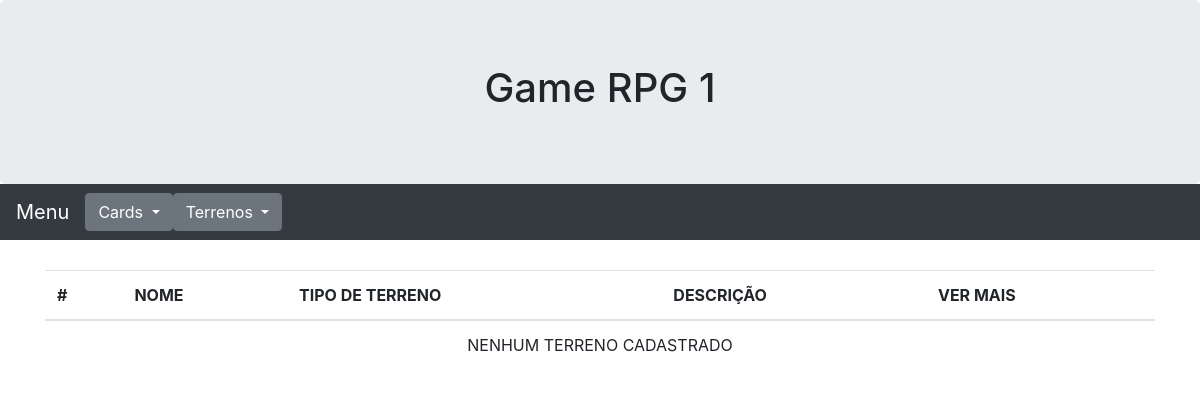
/terreno/list/, run on an earlier commit of the app's database.
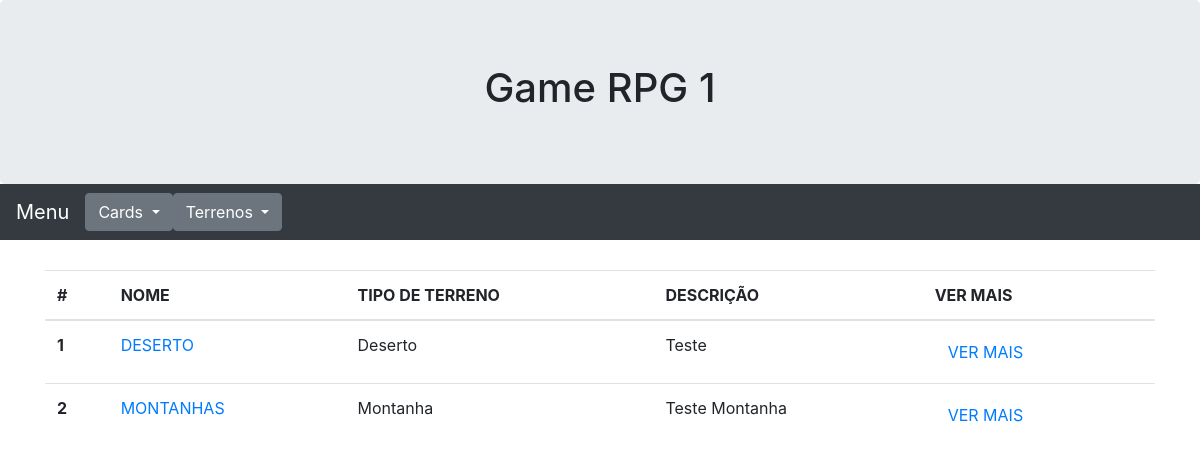
And on a later commit of the database.
### terreno/models.py (models this page shows, shortened)
class Terreno(models.Model):
    nome = models.CharField(verbose_name='NOME DO TERRENO', max_length=100)
    imagem = models.FileField(verbose_name='IMAGEM', upload_to='terreno')
    tipo_terreno = models.ForeignKey(TipoDoTerreno, on_delete=models.DO_NOTHING,verbose_name='TIPO DE TERRENO')
    descricao = models.TextField(verbose_name='DESCRICAO', max_length=1000)

class TipoDoTerreno(models.Model):
    nome = models.CharField(max_length=100)
    ataque_positivo = models.IntegerField(verbose_name='AUMENTO DE ATAQUE')
    defesa_positiva = models.IntegerField(verbose_name='AUMENTO DE DEFESA')
    ataque_negativo = models.IntegerField(verbose_name='REDUÇÃO DE ATAQUE')
    defesa_negativa = models.IntegerField(verbose_name='REDUÇÃO DE DEFESA')

### terreno/views.py (the view)
# urls.py: path('list/', listTerreno, name="list_terreno"),
def listTerreno(request):
    terreno = Terreno.objects.all()
    return render(request, '03_terreno/list.html', {'terrenos': terreno})

### www/templates/03_terreno/list.html (shortened to what this page needs)
{% extends '00_base/base.html' %}
{% block container %}
    <table class="table">
        <thead>
            <tr>
                <th scope="col">#</th>
                <th scope="col">NOME</th>
                <th scope="col">TIPO DE TERRENO</th>
                <th scope="col">DESCRIÇÃO</th>
                <th scope="col">VER MAIS</th>
            </tr>
        </thead>
        <tbody>
        {% for terreno in terrenos %}
            <tr>
                <th scope="row">{{ forloop.counter }}</th>
                <td>
                    <a href="{% url 'update_terreno' terreno.id %}">
                        {{ terreno.nome }}
                    </a>
                </td>
                <td>{{ terreno.tipo_terreno.nome }}</td>
                <td>{{ terreno.descricao }}</td>
                <td>
                    <a href="{% url 'view_terreno' terreno.id %}">
                        <button type="button" class="btn btn-link">VER MAIS</button>
                    </a>
                </td>
            </tr>
        {% empty %}
            <tr>
                <td colspan="5">
                    <div class="text-center">NENHUM TERRENO CADASTRADO</div>
                </td>
            </tr>
        {% endfor %}
        </tbody>
    </table>
{% endblock container %}

### www/templates/00_base/base.html (shortened to what this page needs)
<!DOCTYPE html>
<html lang="en">
<head>
    <link rel="stylesheet" href="https://cdn.jsdelivr.net/npm/bootstrap@4.6.2/dist/css/bootstrap.min.css">
</head>
<body>
<div class="jumbotron text-center" style="margin-bottom:0">
    <h1>Game RPG 1</h1>
</div>
<nav class="navbar navbar-expand-sm bg-dark navbar-dark">
    <a class="navbar-brand" href="#">Menu</a>
    <div class="collapse navbar-collapse" id="collapsibleNavbar">
        <ul class="navbar-nav">
            <li class="nav-item">
                <div class="dropdown">
                  <button class="btn btn-secondary dropdown-toggle" type="button" id="dropdownMenuButton" data-toggle="dropdown" aria-haspopup="true" aria-expanded="false">
                    Cards
                  </button>
                </div>
            </li>
            <li class="nav-item">
                <div class="dropdown">
                  <button class="btn btn-secondary dropdown-toggle" type="button" id="dropdownMenuButton" data-toggle="dropdown" aria-haspopup="true" aria-expanded="false">
                    Terrenos
                  </button>
                </div>
            </li>
        </ul>
    </div>
</nav>
<div class="container" style="margin-top:30px">
{% block container %}{% endblock container %}
</div>
</body>
</html>

What changed in the data, as far as the page shows it:
added Terreno: nome "DESERTO", tipo_terreno.nome "Deserto", descricao "Teste"
added Terreno: nome "MONTANHAS", tipo_terreno.nome "Montanha", descricao "Teste Montanha"
Also different on the page:
text no longer shown: "NENHUM TERRENO CADASTRADO"
